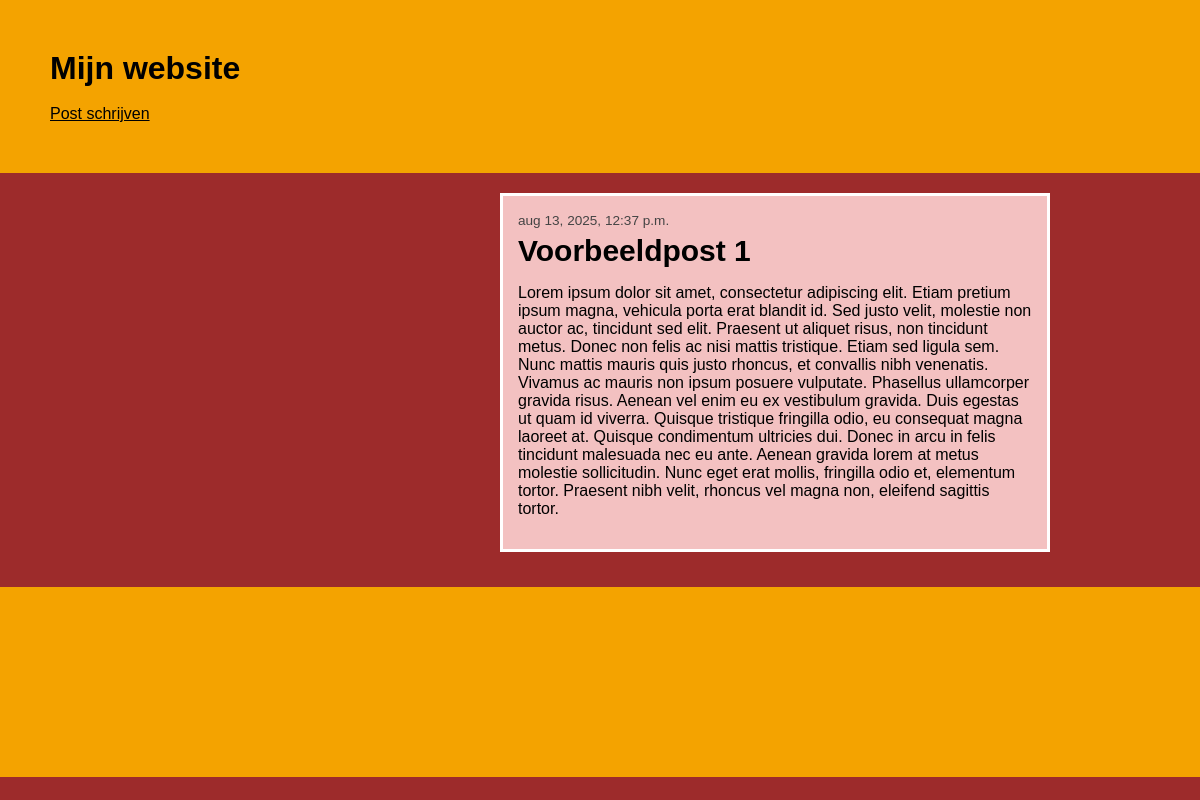
The app's page /post/1/ with its own data.
### blog/models.py (models this page shows, shortened)
class Post(models.Model):
    author = models.ForeignKey(settings.AUTH_USER_MODEL, on_delete=models.CASCADE)
    title = models.CharField(max_length=200)
    text = models.TextField()
    created_date = models.DateTimeField(default=timezone.now)
    published_date = models.DateTimeField(blank=True, null=True)

### blog/views.py (the view)
# urls.py: path('post/<int:pk>/', views.post_detail, name='post_inhoud'),
def post_detail(request, pk):
    post = get_object_or_404(Post, pk=pk)
    return render(request, 'blog/post_inhoud.html', {'post': post})

### blog/templates/blog/post_inhoud.html
{% extends 'blog/base.html' %}{% block inhoud %}
<article class="post">
  {% if post.published_date %}<time class="date">{{ post.published_date }}</time
  >{% endif %}
  <h2>{{ post.title }}</h2>
  <p>{{ post.text|linebreaksbr }}</p>
</article>
{% endblock %}

### blog/static/css/stijl.css (style rules this page uses)
body { margin: 0; font-family: Arial, sans-serif; background-color: #9d2b2b; }
.post { background-color: #f3c1c1; padding: 15px; margin-bottom: 35px; border: 3px solid white; color: black; }
.post .date { font-size: 0.85rem; color: #444; }
.post h2 { margin: 5px 0 10px 0; font-size: 30px; }

### records on screen
Post: published_date "aug 13, 2025, 12:37 p.m.", title "Voorbeeldpost 1", text "Lorem ipsum dolor sit amet, consectetur adipiscing elit. Etiam pretium ipsum magna, vehicula porta erat blandit id. Sed justo velit, molestie non auctor ac, tincidunt sed elit. Praesent ut aliquet risus, non tincidunt metus. Donec non felis ac nisi mattis tristique. Etiam sed ligula sem. Nunc mattis mauris quis justo rhoncus, et convallis nibh venenatis. Vivamus ac mauris non ipsum posuere vulputate. Phasellus ullamcorper gravida risus. Aenean vel enim eu ex vestibulum gravida. Duis egestas ut quam id viverra. Quisque tristique fringilla odio, eu consequat magna laoreet at. Quisque condimentum ultricies dui. Donec in arcu in felis tincidunt malesuada nec eu ante. Aenean gravida lorem at…"
